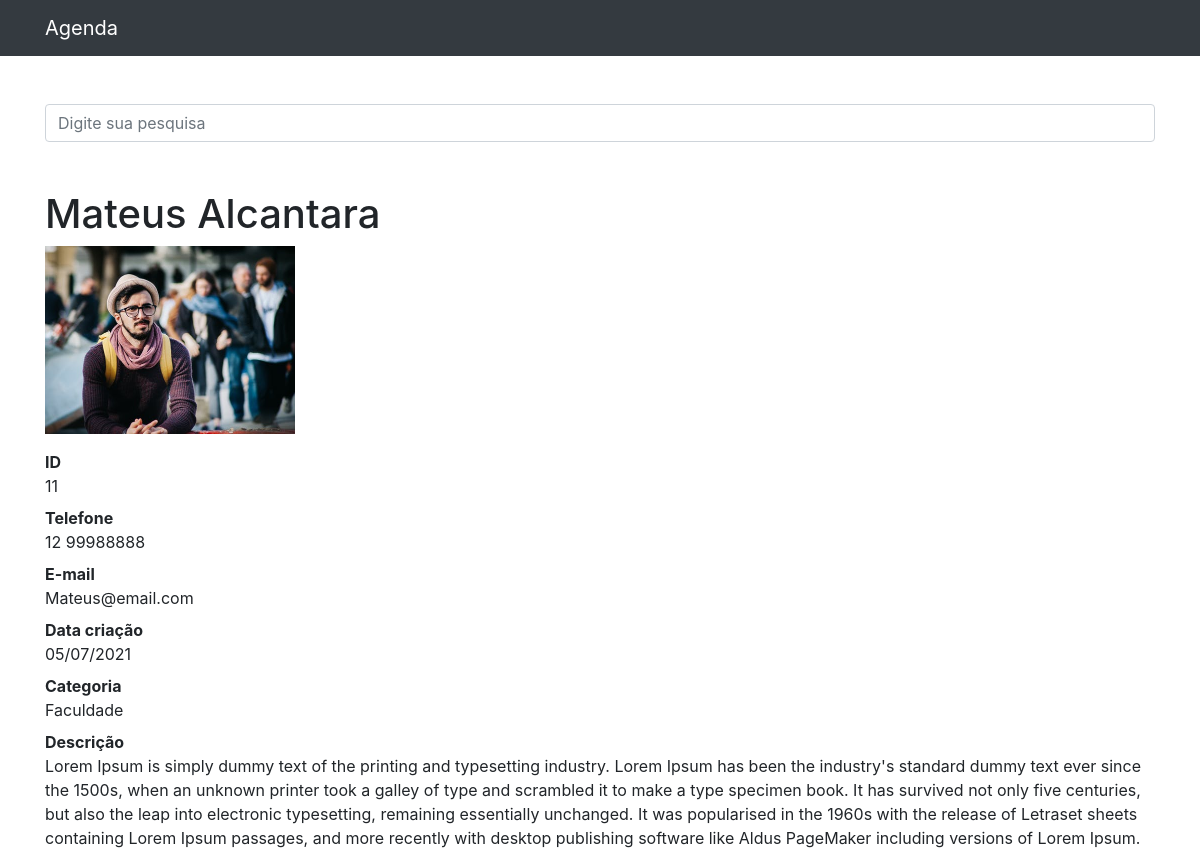
Page /11 on the committed database.
### contatos/models.py (models this page shows, shortened)
class Contato(models.Model):
    nome = models.CharField(max_length=100)
    sobrenome = models.CharField(max_length=100)
    telefone = models.CharField(max_length=20)
    email = models.CharField(max_length=100)
    data = models.DateTimeField(default=timezone.now())
    descricao = models.TextField(blank=True)
    categoria = models.ForeignKey(Categoria, on_delete=models.DO_NOTHING)
    mostrar = models.BooleanField(default=True)
    foto = models.ImageField(blank=True, upload_to='fotos/%Y/%m')

class Categoria(models.Model):
    nome = models.CharField(max_length=255)
    def __str__(self):
        return self.nome

### contatos/views.py (the view)
# urls.py: path('<int:contato_id>', views.ver_contato, name='ver_contato'),
def ver_contato(request, contato_id):
    contato = get_object_or_404(Contato, id=contato_id)
    if not contato.mostrar:
        raise Http404()
    return render(request, 'contatos/ver_contato.html', {
        'contato': contato
    })

### contatos/templates/contatos/ver_contato.html (shortened to what this page needs)
{% extends 'base.html' %}
{% block content %}
        <h1 class="mt-5">{{ contato.nome }}  {{ contato.sobrenome }}</h1>
        {% if contato.foto %}
        <p>
            <img src="{{ contato.foto.url }}" style="max-width: 250px; height: auto;">
        </p>
        {% endif %}
        <dl>
          <dt>ID</dt>
            <dd>{{ contato.id }}</dd>
          <dt>Telefone</dt>
            <dd>{{ contato.telefone}}</dd>
          <dt>E-mail</dt>
            <dd>{{ contato.email }}</dd>
          <dt>Data criação</dt>
            <dd>{{ contato.data|date:'d/m/Y'  }}</dd>
          <dt>Categoria</dt>
            <dd>{{ contato.categoria }}</dd>
          <dt>Descrição</dt>
             <dd>
                {{ contato.descricao }}
            </dd>
        </dl>
{% endblock %}

### rows in the picture
Contato: nome "Mateus", sobrenome "Alcantara", foto (picture), id "11", telefone "12 99988888", email "Mateus@email.com", data "05/07/2021", categoria "Faculdade", descricao "Lorem Ipsum is simply dummy text of the printing and typesetting industry. Lorem Ipsum has been the industry's standard dummy text ever since the 1500s, when an unknown printer took a galley of type and scrambled it to make a type specimen book. It has survived not only five centuries, but also the leap into electronic typesetting, remaining essentially unchanged. It was popularised in the 1960s with the release of Letraset sheets containing Lorem Ipsum passages, and more recently with desktop publishing software like Aldus PageMaker including versions of Lorem Ipsum."
